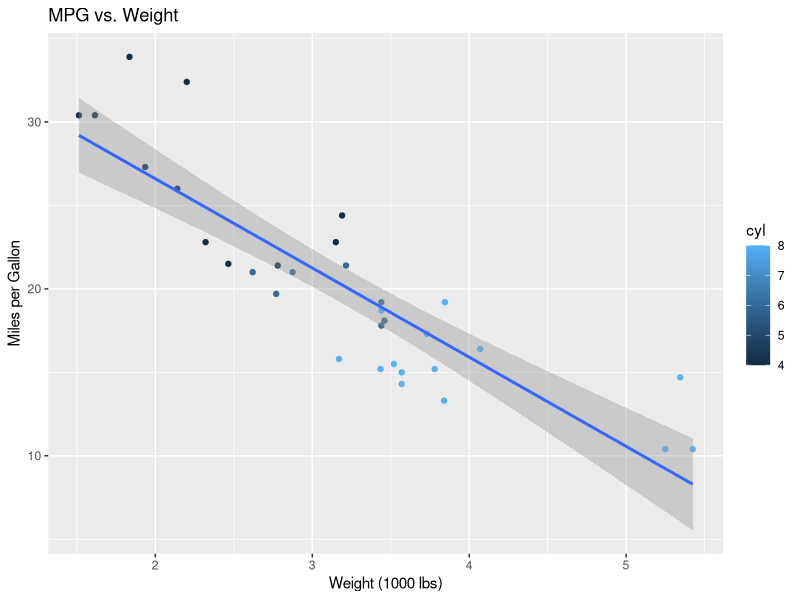

R code for this plot:
## ---- chunk 1
# R code....

## ---- chunk 2
# R code...
## ---- chunk 3
library(ggplot2)

ggplot(mtcars, aes(x = wt, y = mpg)) +
  geom_point(aes(color = cyl)) +
  geom_smooth(method = "lm", formula = y ~ x) +
  labs(title = "MPG vs. Weight",
       x = "Weight (1000 lbs)",
       y = "Miles per Gallon")
## ---- chunk 4

## ---- chunk 5
